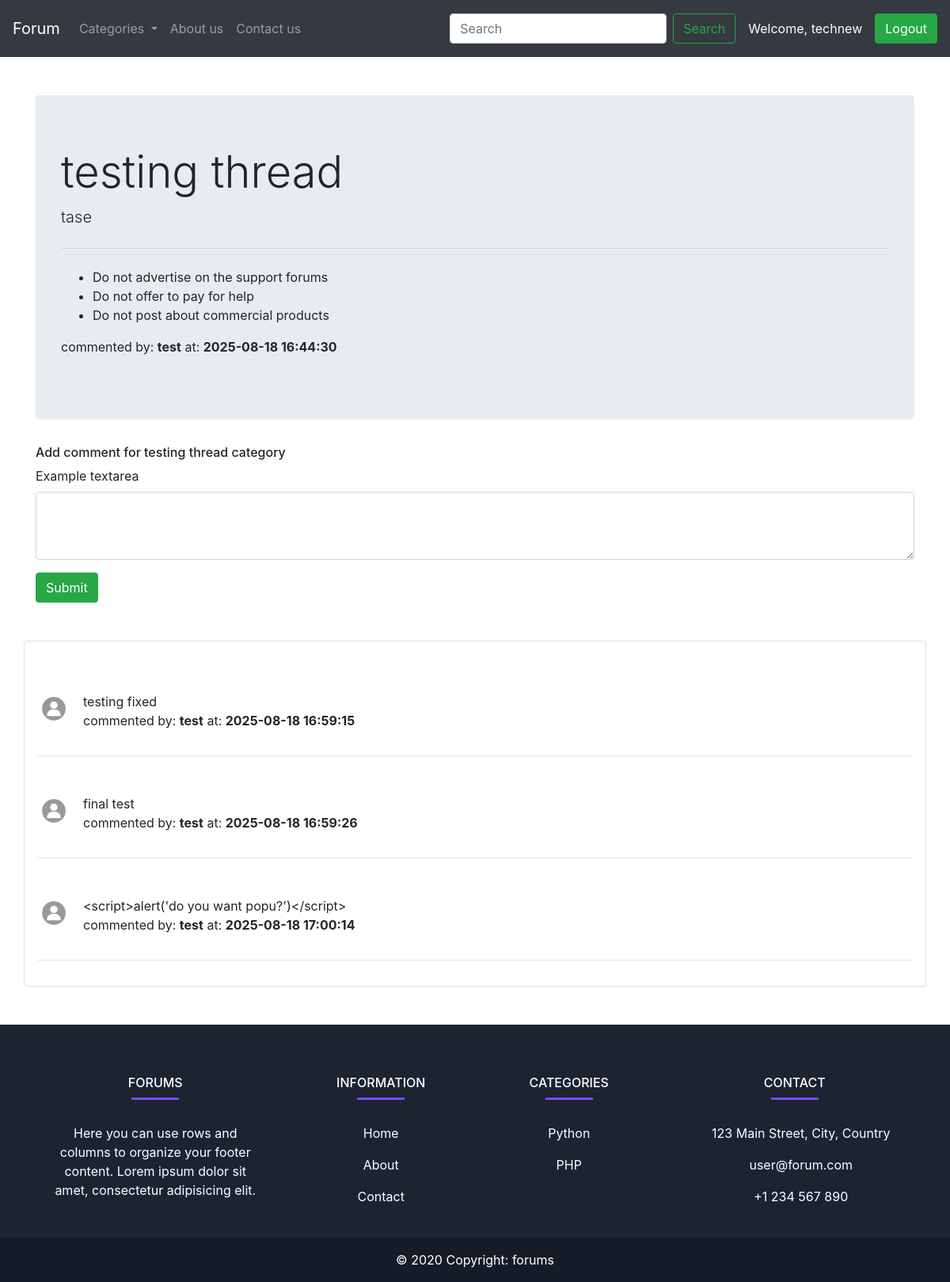
The page /thread.php?question_id=27 (signed in) on the database its author committed.
### tables this page shows
CREATE TABLE IF NOT EXISTS `questions` (
  `ques_id` int NOT NULL AUTO_INCREMENT,
  `ques_title` varchar(255) NOT NULL,
  `ques_desc` text NOT NULL,
  `ques_cat_id` int NOT NULL,
  `ques_user_id` int NOT NULL,
  `ques_cr_time` datetime NOT NULL DEFAULT CURRENT_TIMESTAMP,
  PRIMARY KEY (`ques_id`)
);

CREATE TABLE IF NOT EXISTS `users` (
  `srno` int NOT NULL AUTO_INCREMENT,
  `username` varchar(30) NOT NULL,
  `email` varchar(30) NOT NULL,
  `password` varchar(255) NOT NULL,
  `created_date` datetime NOT NULL DEFAULT CURRENT_TIMESTAMP,
  PRIMARY KEY (`srno`)
);

CREATE TABLE IF NOT EXISTS `comments` (
  `comm_id` int NOT NULL AUTO_INCREMENT,
  `comm_desc` text NOT NULL,
  `ques_id` int NOT NULL,
  `comm_user_id` int NOT NULL,
  `comm_time` datetime NOT NULL DEFAULT CURRENT_TIMESTAMP,
  PRIMARY KEY (`comm_id`)
);

### thread.php (the view, shortened to what this page needs)
<?php
include 'partial/_db_connection.php';
$qus_id = $_GET['question_id'];
$sql = "SELECT * FROM `questions` WHERE `ques_id` = '$qus_id'";
$result = mysqli_query($conn,$sql);
while ($rows = mysqli_fetch_assoc($result)) {
    $ques_title = $rows['ques_title'];
    $ques_desc = $rows['ques_desc'];
    $ques_time = $rows['ques_cr_time'];
    $ques_user_id = $rows['ques_user_id'];
}
 $sql2 = "SELECT * FROM users WHERE `srno` = '$ques_user_id'";
       $result2 = mysqli_query($conn,$sql2);
       $rows2 = mysqli_fetch_assoc($result2);
?>
<!doctype html>
<html lang="en">
<head>
    <link rel="stylesheet" href="https://cdn.jsdelivr.net/npm/bootstrap@4.4.1/dist/css/bootstrap.min.css"
>
    <link rel="stylesheet" href="style.css">
</head>
<body>
    <?php
    include 'partial/_header.php' ;
    ?>
    <div class="container mt-5">
        <div class="jumbotron">
            <h1 class="display-4"><?php echo $ques_title?></h1>
            <p class="lead"><?php echo $ques_desc ?></p>
            <hr class="my-4">
            <p><ul>
                <li>Do not advertise on the support forums</li>
                 <li>Do not offer to pay for help</li>
                  <li>Do not post about commercial products</li>
            </ul></p>
           <?php echo  '<p>commented by: <b>'.$rows2["username"] .'</b> at: <b>'.$ques_time.'</b></p>'?>
        </div>
    </div>
    <div class="container">
        <h6>Add comment for <?php echo $ques_title ?> category</h6>
        <?php
         if(isset($_SESSION['username']) && $_SESSION['username']== true){
       echo '<form action="'.$_SERVER['PHP_SELF'].'" method="POST">
  <div class="form-group">
  <input type= "hidden" name="ques_id" value="'.$_GET['question_id'].'">
    <input type= "hidden" name="user_id" value="'.$_SESSION['user_id'].'">
    <label for="comm_desc">Example textarea</label>
    <textarea class="form-control" id="comm_desc" rows="3" name="comm_desc"></textarea>
  </div>
  <button type="submit" class="btn btn-success">Submit</button>
</form>';
         }
         else {
            echo "Please login to start posting comment.";
         }
?>
    </div>
    <div class="container mt-5 border p-3 rounded">
    <?php
    $sql = "SELECT * FROM comments WHERE `ques_id` = '$qus_id'";
    $result = mysqli_query($conn,$sql);
    while ($rows = mysqli_fetch_assoc($result)) {
        $ques_fetch_desc = $rows['comm_desc'];
       $comm_fetch_time = $rows['comm_time'];
       $comm_user_id = $rows['comm_user_id'];
       $sql2 = "SELECT * FROM users WHERE `srno` = '$comm_user_id'";
       $result2 = mysqli_query($conn,$sql2);
       $rows2 = mysqli_fetch_assoc($result2);
           echo '
        <div class="media mt-5">
            <img src="images/user-profile.jpg" width="42px" class="mr-3" alt="user profile">
            <div class="media-body">
                '.$ques_fetch_desc.'
                <p>commented by: <b>'.$rows2['username'] .'</b> at: <b>'.$comm_fetch_time.'</b></p>
            </div>
        </div>
          <hr>';
    }
        ?>
    </div>
    <?php include 'partial/_footer.php' ?>
</body>
</html>

### rows shown on the page
questions: ques_title "testing thread", ques_desc "tase", ques_cr_time "2025-08-18 16:44:30"
users: username "test"
comments: comm_desc "testing fixed", users.username "test", comm_time "2025-08-18 16:59:15"
comments: comm_desc "final test", users.username "test", comm_time "2025-08-18 16:59:26"
comments: comm_desc "<script>alert('do you want popu?')</script>", users.username "test", comm_time "2025-08-18 17:00:14"

### other values the page prints
$_SESSION['username'] "technew"
